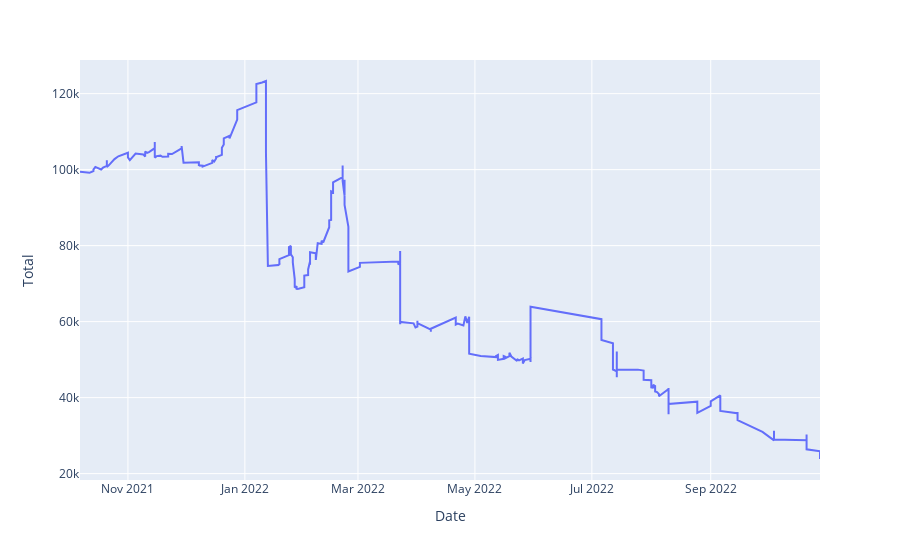

Notebook code for this chart:
### Code cell
# display dinamic of balance
fig = px.line(
    traid_data,
    x='Date',
    y='Total',
    #color="continent",
    #line_group="country",
    #hover_name="country",
    #line_shape="spline",
    render_mode="svg")
fig.show();

### Figure 1 — Plotly figure (JSON) as saved in the notebook; plotly's stock layout.template omitted (floating-point values rounded to 4 significant figures; data arrays with more than 128 entries replaced by an {"elided": "..."} marker saying what was removed)
{"data": [{"hovertemplate": "Date=%{x}<br>Total=%{y}<extra></extra>", "legendgroup": "", "line": {"color": "#636efa", "dash": "solid"}, "marker": {"symbol": "circle"}, "mode": "lines", "name": "", "orientation": "v", "showlegend": false, "type": "scatter", "x": {"elided": "359 str values"}, "xaxis": "x", "y": {"elided": "359 float values"}, "yaxis": "y"}], "layout": {"legend": {"tracegroupgap": 0}, "margin": {"t": 60}, "xaxis": {"anchor": "y", "domain": [0, 1], "title": {"text": "Date"}}, "yaxis": {"anchor": "x", "domain": [0, 1], "title": {"text": "Total"}}}}
